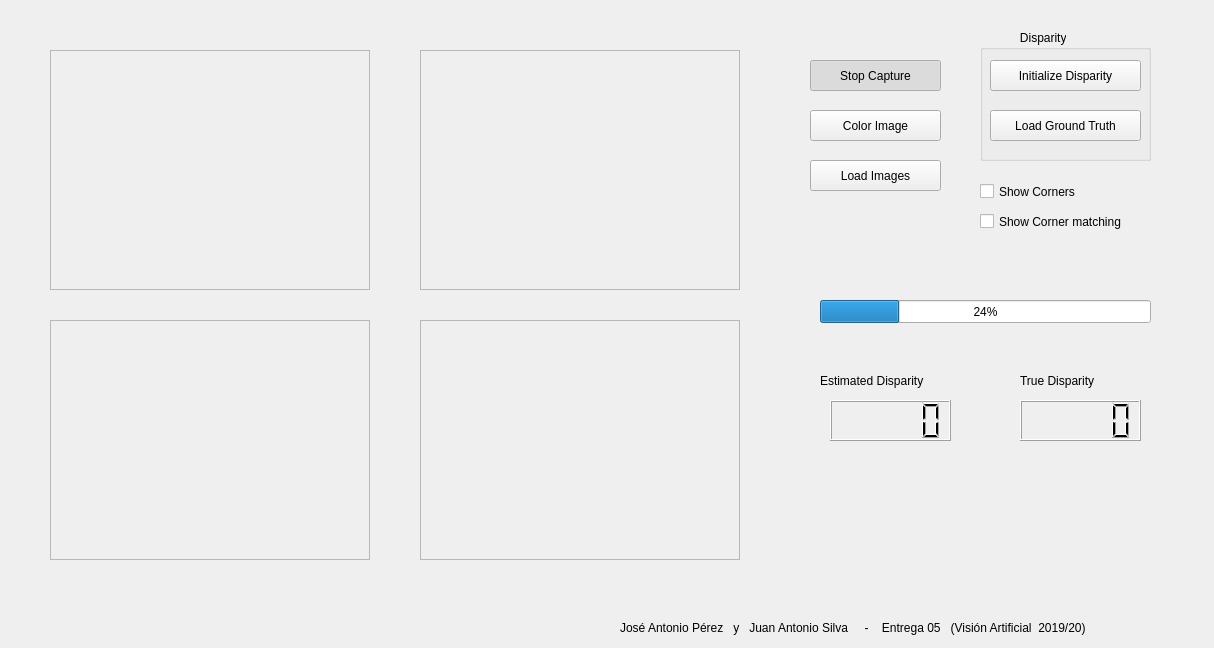
<?xml version="1.0" encoding="UTF-8"?>
<ui version="4.0">
 <class>MainWindow</class>
 <widget class="QWidget" name="MainWindow">
  <property name="geometry">
   <rect>
    <x>0</x>
    <y>0</y>
    <width>1214</width>
    <height>648</height>
   </rect>
  </property>
  <property name="windowTitle">
   <string>Proyecto de Visión Artificial - Entrega 05  Visión Estéreo</string>
  </property>
  <widget class="QFrame" name="imageFrameS">
   <property name="geometry">
    <rect>
     <x>50</x>
     <y>50</y>
     <width>320</width>
     <height>240</height>
    </rect>
   </property>
   <property name="frameShape">
    <enum>QFrame::StyledPanel</enum>
   </property>
   <property name="frameShadow">
    <enum>QFrame::Raised</enum>
   </property>
  </widget>
  <widget class="QFrame" name="imageFrameD">
   <property name="geometry">
    <rect>
     <x>420</x>
     <y>50</y>
     <width>320</width>
     <height>240</height>
    </rect>
   </property>
   <property name="frameShape">
    <enum>QFrame::StyledPanel</enum>
   </property>
   <property name="frameShadow">
    <enum>QFrame::Raised</enum>
   </property>
  </widget>
  <widget class="QPushButton" name="captureButton">
   <property name="geometry">
    <rect>
     <x>810</x>
     <y>60</y>
     <width>131</width>
     <height>31</height>
    </rect>
   </property>
   <property name="text">
    <string>Stop Capture</string>
   </property>
   <property name="checkable">
    <bool>true</bool>
   </property>
   <property name="checked">
    <bool>true</bool>
   </property>
  </widget>
  <widget class="QPushButton" name="colorButton">
   <property name="geometry">
    <rect>
     <x>810</x>
     <y>110</y>
     <width>131</width>
     <height>31</height>
    </rect>
   </property>
   <property name="text">
    <string>Color Image</string>
   </property>
   <property name="checkable">
    <bool>true</bool>
   </property>
   <property name="checked">
    <bool>false</bool>
   </property>
  </widget>
  <widget class="QGroupBox" name="groupBox">
   <property name="geometry">
    <rect>
     <x>980</x>
     <y>30</y>
     <width>171</width>
     <height>131</height>
    </rect>
   </property>
   <property name="title">
    <string>            Disparity</string>
   </property>
   <widget class="QPushButton" name="InitializeDisparity_Buttom">
    <property name="geometry">
     <rect>
      <x>10</x>
      <y>30</y>
      <width>151</width>
      <height>31</height>
     </rect>
    </property>
    <property name="text">
     <string>Initialize Disparity</string>
    </property>
   </widget>
   <widget class="QPushButton" name="LoadGroundTruth_Buttom">
    <property name="geometry">
     <rect>
      <x>10</x>
      <y>80</y>
      <width>151</width>
      <height>31</height>
     </rect>
    </property>
    <property name="text">
     <string>Load Ground Truth</string>
    </property>
   </widget>
  </widget>
  <widget class="QCheckBox" name="showCorners">
   <property name="geometry">
    <rect>
     <x>980</x>
     <y>180</y>
     <width>131</width>
     <height>23</height>
    </rect>
   </property>
   <property name="text">
    <string>Show Corners</string>
   </property>
  </widget>
  <widget class="QFrame" name="imageFrameII">
   <property name="geometry">
    <rect>
     <x>50</x>
     <y>320</y>
     <width>320</width>
     <height>240</height>
    </rect>
   </property>
   <property name="frameShape">
    <enum>QFrame::StyledPanel</enum>
   </property>
   <property name="frameShadow">
    <enum>QFrame::Raised</enum>
   </property>
  </widget>
  <widget class="QFrame" name="imageFrameID">
   <property name="geometry">
    <rect>
     <x>420</x>
     <y>320</y>
     <width>320</width>
     <height>240</height>
    </rect>
   </property>
   <property name="frameShape">
    <enum>QFrame::StyledPanel</enum>
   </property>
   <property name="frameShadow">
    <enum>QFrame::Raised</enum>
   </property>
  </widget>
  <widget class="QPushButton" name="LoadImages">
   <property name="geometry">
    <rect>
     <x>810</x>
     <y>160</y>
     <width>131</width>
     <height>31</height>
    </rect>
   </property>
   <property name="text">
    <string>Load Images</string>
   </property>
  </widget>
  <widget class="QLabel" name="label_3">
   <property name="geometry">
    <rect>
     <x>620</x>
     <y>620</y>
     <width>601</width>
     <height>16</height>
    </rect>
   </property>
   <property name="text">
    <string>José Antonio Pérez   y   Juan Antonio Silva     -    Entrega 05   (Visión Artificial  2019/20)</string>
   </property>
  </widget>
  <widget class="QCheckBox" name="showCorners_2">
   <property name="geometry">
    <rect>
     <x>980</x>
     <y>210</y>
     <width>191</width>
     <height>23</height>
    </rect>
   </property>
   <property name="text">
    <string>Show Corner matching</string>
   </property>
  </widget>
  <widget class="QLCDNumber" name="LCDEstimated">
   <property name="geometry">
    <rect>
     <x>830</x>
     <y>400</y>
     <width>121</width>
     <height>41</height>
    </rect>
   </property>
  </widget>
  <widget class="QLCDNumber" name="LCTrue">
   <property name="geometry">
    <rect>
     <x>1020</x>
     <y>400</y>
     <width>121</width>
     <height>41</height>
    </rect>
   </property>
  </widget>
  <widget class="QLabel" name="label">
   <property name="geometry">
    <rect>
     <x>820</x>
     <y>370</y>
     <width>151</width>
     <height>21</height>
    </rect>
   </property>
   <property name="text">
    <string>Estimated Disparity</string>
   </property>
  </widget>
  <widget class="QLabel" name="label_2">
   <property name="geometry">
    <rect>
     <x>1020</x>
     <y>370</y>
     <width>111</width>
     <height>21</height>
    </rect>
   </property>
   <property name="text">
    <string>True Disparity</string>
   </property>
  </widget>
  <widget class="QProgressBar" name="progreso">
   <property name="geometry">
    <rect>
     <x>820</x>
     <y>300</y>
     <width>331</width>
     <height>23</height>
    </rect>
   </property>
   <property name="value">
    <number>24</number>
   </property>
  </widget>
 </widget>
 <resources/>
 <connections/>
</ui>
